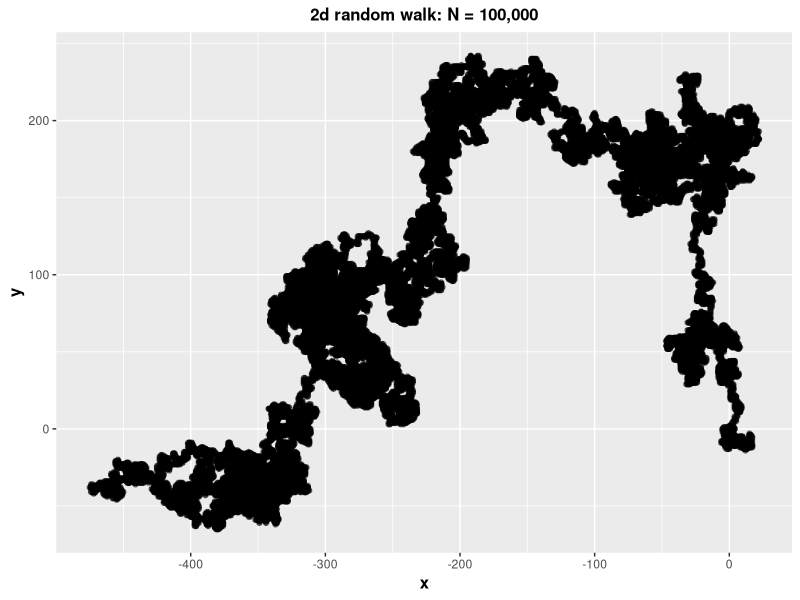

Write the R code that produced this figure.
#code to simulate random walk in 2 dimensions

#created on 9/2/2018

#@ Benjamin Tayo

library(tidyverse)

#total number of steps
N<-100000

#initialize x and y vectors to zero
x<-rep(0,times=N)
y<-rep(0,times=N)

#Perform random steps: right, left, up or down
for (i in 2:N){
  val<-sample(1:4,1,replace=TRUE)
  if(val==1){
    x[i]=x[i-1]+1
    y[i]=y[i-1]
    }
  else {
    if(val==2){
    x[i]=x[i-1]-1
    y[i]=y[i-1]
    }
    else {
      if(val==3){
      x[i]=x[i-1]
      y[i]=y[i-1]+1
      }
      else {
        if(val==4){
        x[i]=x[i-1]
        y[i]=y[i-1]-1
        }
      }
    }
  }
}

#create a data frame containing (x,y) coordinates and magnitude of displacement vector
rw<-data.frame(x=x,y=y,d=sqrt(x^2+y^2))

#generate visualization
rw%>%ggplot(aes(x,y))+geom_point(alpha=0.5)+
  ggtitle("2d random walk: N = 100,000")+
  xlab('x')+ ylab('y')+
  theme(plot.title = element_text(color="black", size=12, hjust=0.5, face="bold"),
        axis.title.x = element_text(color="black", size=12, face="bold"),
        axis.title.y = element_text(color="black", size=12, face="bold"))
    
